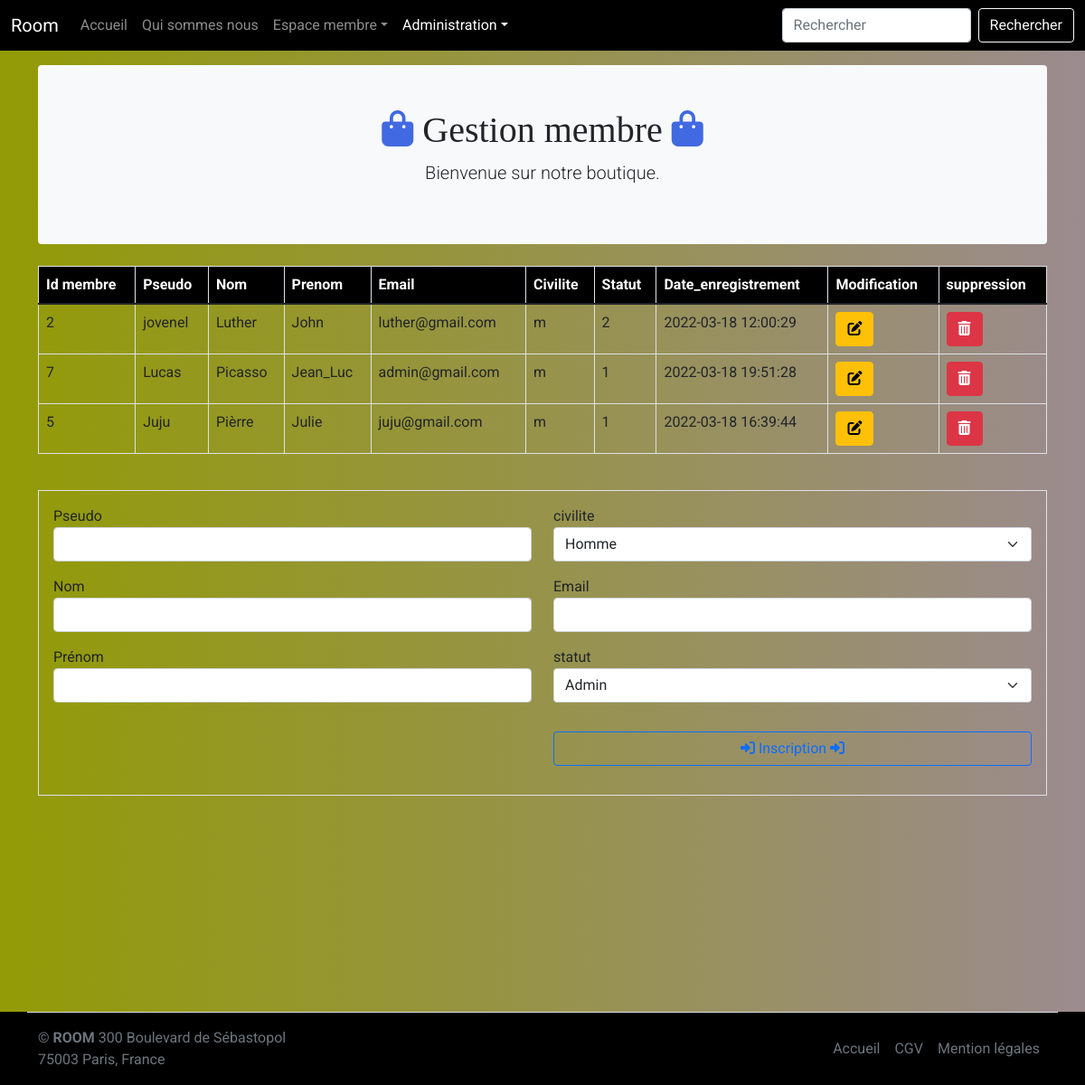
Screenshot of /admin/gestion_membre.php (signed in) with the database file from the repository.
### tables this page shows
CREATE TABLE `membre` (
  `id_membre` int(3) NOT NULL,
  `pseudo` varchar(255) NOT NULL,
  `mdp` varchar(255) NOT NULL,
  `nom` varchar(255) NOT NULL,
  `prenom` varchar(255) NOT NULL,
  `email` varchar(255) NOT NULL,
  `civilite` enum('m','f') NOT NULL,
  `statut` int(1) NOT NULL,
  `date_enregistrement` datetime NOT NULL
);

### admin/gestion_membre.php (the view, shortened to what this page needs)
<?php
include '../inc/init.inc.php';
$pseudo = '';
$nom = '';
$prenom = '';
$email = '';
$liste_produits = $pdo->query("SELECT * FROM membre ORDER BY nom");
include '../inc/header.inc.php';
include '../inc/nav.inc.php';
?>
<div class="bg-light p-5 rounded text-center">
    <h1><i class="fa-solid fa-bag-shopping text-royalblue"></i> Gestion membre <i class="fa-solid fa-bag-shopping text-royalblue"></i></h1>
    <p class="lead">Bienvenue sur notre boutique.</p>
</div>
<div class="row mt-4">
    <div class="col-12">
        <table class="table table-bordered">
            <thead class="bg-royalblue text-white">
                <tr>
                    <th>Id membre</th>
                    <th>Pseudo</th>
                    <th>Nom</th>
                    <th>Prenom</th>
                    <th>Email</th>
                    <th>Civilite</th>
                    <th>Statut</th>
                    <th>Date_enregistrement</th>
                    <th>Modification</th>
                    <th>suppression</th>
                </tr>
            </thead>
            <tbody>
                <?php
                while ($ligne = $liste_produits->fetch(PDO::FETCH_ASSOC)) {
                    echo '<tr>';
                    echo '<td>' . $ligne['id_membre'] . '</td>';
                    echo '<td>' . $ligne['pseudo'] . '</td>';
                    echo '<td>' . $ligne['nom'] . '</td>';
                    echo '<td>' . $ligne['prenom'] . '</td>';
                    echo '<td>' . $ligne['email'] . '</td>';
                    echo '<td>' . $ligne['civilite'] . '</td>';
                    echo '<td>' . $ligne['statut'] . '</td>';
                    echo '<td>' . $ligne['date_enregistrement'] . '</td>';
                    echo '<td><a href="?action=modifier&id_membre=' . $ligne['id_membre'] . '" class="btn btn-warning"><i class="fa-solid fa-pen-to-square"></i></a></td>';
                    echo '<td><a href="?action=supprimer&id_membre=' . $ligne['id_membre'] . '" class="btn btn-danger" onclick="return(confirm(\'Etes-vous sûr de bien vouloir supprimer cette personne ?\'))"><i class="fa-solid fa-trash-can"></i></a></td>';
                    echo '</tr>';
                }
                ?>
            </tbody>
        </table>
    </div>
</div>
<div class="row mt-4">
    <div class="col-sm-12">
        <form method="post" action="" class="border p-3">
            <div class="row">
                <div class="col-sm-6">
                    <div class="mb-3">
                        <label for="pseudo">Pseudo</label>
                        <input type="text" name="pseudo" id="pseudo" class="form-control" value="<?= $pseudo;
                                                                                                    ?>">
                    </div>
                    <div class="mb-3">
                        <label for="nom">Nom</label>
                        <input type="text" name="nom" id="nom" class="form-control" value="<?= $nom; ?>">
                    </div>
                    <div class="mb-3">
                        <label for="prenom">Prénom</label>
                        <input type="text" name="prenom" id="prenom" class="form-control" value="<?= $prenom; ?>">
                    </div>
                    <div class="mb-3">
                    </div>
                </div>
                <div class="col-sm-6">
                    <div class="mb-3">
                        <label for="civilite">civilite</label>
                        <select name="civilite" id="civilite" class="form-select">
                            <option value="m">Homme</option>
                        </select>
                    </div>
                    <div class="mb-3">
                        <label for="email">Email</label>
                        <input type="email" name="email" id="email" class="form-control" value="<?= $email; ?>">
                    </div>
                    <div class="mb-3">
                        <label for="statut">statut</label>
                        <select name="statut" id="statut" class="form-select">
                            <option value="2">Admin</option>
                        </select>
                    </div>
                    <div class="mb-3 mt-3">
                        <button type="submit" id="inscription" class="w-100 btn btn-outline-primary mt-3"><i class="fa-solid fa-right-to-bracket"></i> Inscription <i class="fa-solid fa-right-to-bracket"></i></button>
                    </div>
                </div>
            </div>
        </form>
    </div>
</div>
<?php
include '../inc/footer.inc.php';

### assets/css/style.css (style rules this page uses)
body { min-height: 75rem; padding-top: 4.5rem; background: linear-gradient(to right, rgb(147, 155, 6), rgb(155, 139, 143)); }
.bg-royalblue, footer { background-color: rgb(0, 0, 0); }
.text-royalblue { color: royalblue; }
* { font-family: 'Roboto', sans-serif; }
h1, h2, h3, h4, h5, h6 { font-family: 'Playfair Display', serif; }

### rows the page displays
membre: id_membre "2", pseudo "jovenel", nom "Luther", prenom "John", email "luther@gmail.com", civilite "m", statut "2", date_enregistrement "2022-03-18 12:00:29"
membre: id_membre "7", pseudo "Lucas", nom "Picasso", prenom "Jean_Luc", email "admin@gmail.com", civilite "m", statut "1", date_enregistrement "2022-03-18 19:51:28"
membre: id_membre "5", pseudo "Juju", nom "Pièrre", prenom "Julie", email "juju@gmail.com", civilite "m", statut "1", date_enregistrement "2022-03-18 16:39:44"
